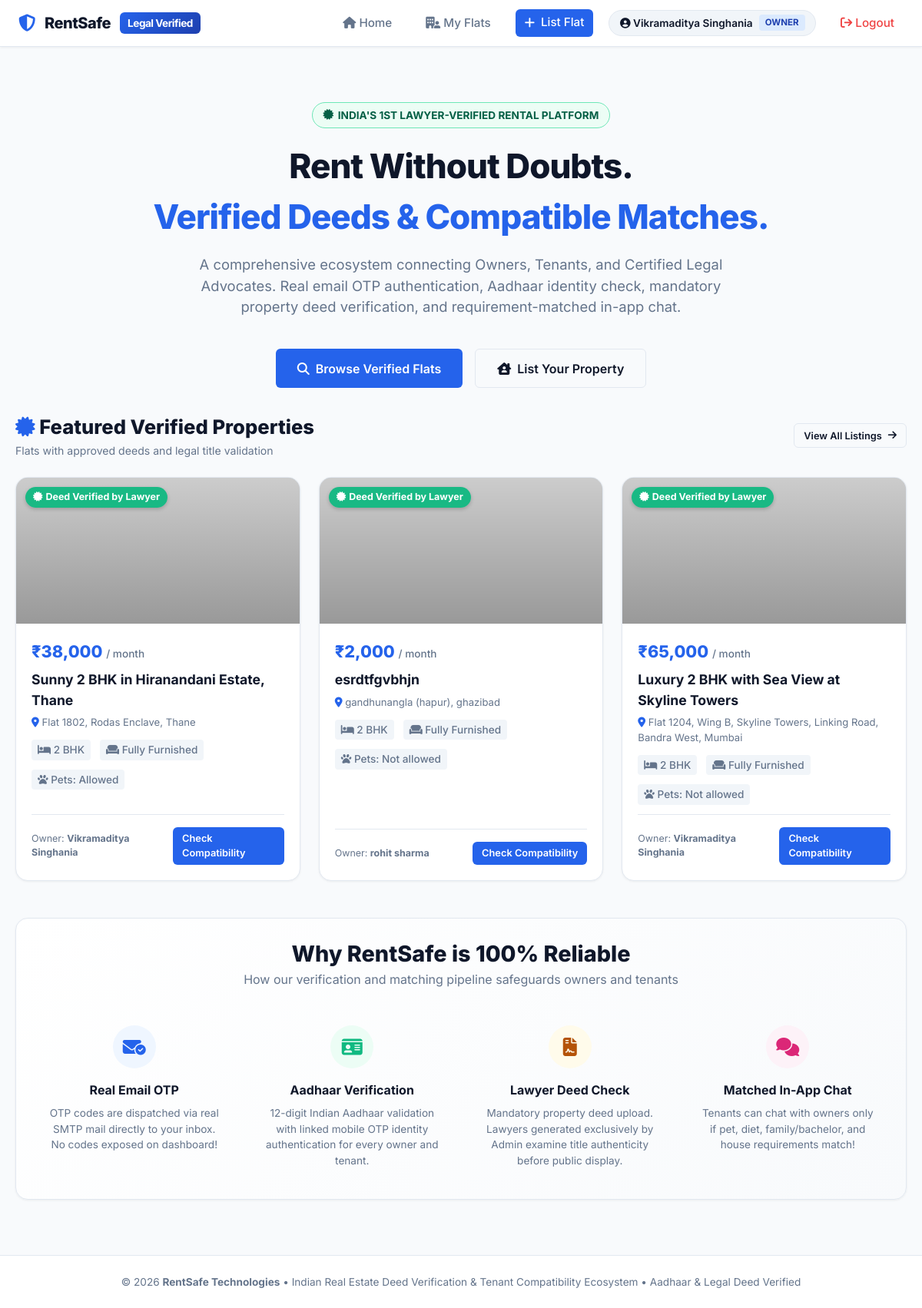
Screenshot of / (signed in) with the database file from the repository.
### tables this page shows
CREATE TABLE users (
        id INTEGER PRIMARY KEY AUTOINCREMENT,
        name TEXT NOT NULL,
        email TEXT UNIQUE NOT NULL,
        password_hash TEXT NOT NULL,
        role TEXT NOT NULL CHECK(role IN ('admin', 'lawyer', 'owner', 'tenant')),
        phone TEXT,
        lawyer_id TEXT UNIQUE,
        bar_council_reg TEXT,
        specialization TEXT,
        aadhaar_number_masked TEXT,
        aadhaar_verified INTEGER DEFAULT 0,
        email_verified INTEGER DEFAULT 0,
        tenant_type TEXT DEFAULT 'bachelor',
        has_pets INTEGER DEFAULT 0,
        pet_details TEXT DEFAULT '',
        diet_pref TEXT DEFAULT 'no_preference',
        smoking_drinking INTEGER DEFAULT 0,
        occupation TEXT DEFAULT '',
        status TEXT DEFAULT 'active',
        created_at TIMESTAMP DEFAULT CURRENT_TIMESTAMP
    );

CREATE TABLE properties (
        id INTEGER PRIMARY KEY AUTOINCREMENT,
        owner_id INTEGER NOT NULL,
        title TEXT NOT NULL,
        description TEXT,
        flat_type TEXT NOT NULL,
        furnishing TEXT NOT NULL,
        rent_monthly REAL NOT NULL,
        deposit REAL NOT NULL,
        address TEXT NOT NULL,
        city TEXT NOT NULL,
        pincode TEXT,
        image_path TEXT,
        req_pets TEXT NOT NULL DEFAULT 'not_allowed',
        req_tenant_type TEXT NOT NULL DEFAULT 'open_to_all',
        req_food TEXT NOT NULL DEFAULT 'no_restriction',
        req_smoking_drinking TEXT NOT NULL DEFAULT 'prohibited',
        req_notes TEXT,
        deed_filename TEXT NOT NULL,
        deed_original_name TEXT,
        deed_status TEXT DEFAULT 'PENDING_LAWYER_REVIEW' CHECK(deed_status IN ('PENDING_LAWYER_REVIEW', 'APPROVED', 'REJECTED')),
        reviewed_by_lawyer_id INTEGER,
        lawyer_notes TEXT,
        reviewed_at TIMESTAMP,
        is_active INTEGER DEFAULT 1,
        created_at TIMESTAMP DEFAULT CURRENT_TIMESTAMP,
        FOREIGN KEY (owner_id) REFERENCES users(id) ON DELETE CASCADE,
        FOREIGN KEY (reviewed_by_lawyer_id) REFERENCES users(id) ON DELETE SET NULL
    );

### app.py (the view)
@app.route('/')
def index():
    conn = get_db_connection()
    stats = {
        'verified_flats': conn.execute("SELECT COUNT(*) FROM properties WHERE deed_status = 'APPROVED'").fetchone()[0],
        'total_lawyers': conn.execute("SELECT COUNT(*) FROM users WHERE role = 'lawyer'").fetchone()[0],
        'total_owners': conn.execute("SELECT COUNT(*) FROM users WHERE role = 'owner'").fetchone()[0],
        'total_tenants': conn.execute("SELECT COUNT(*) FROM users WHERE role = 'tenant'").fetchone()[0]
    }
    recent_flats = conn.execute("""
        SELECT p.*, u.name as owner_name
        FROM properties p
        JOIN users u ON p.owner_id = u.id
        WHERE p.deed_status = 'APPROVED'
        ORDER BY p.id DESC LIMIT 4
    """).fetchall()
    conn.close()
    return render_template('index.html', stats=stats, recent_flats=recent_flats)

### app.py (called while the page is built)
@app.context_processor
def inject_user_context():
    user = None
    if 'user_id' in session:
        conn = get_db_connection()
        user = conn.execute("SELECT * FROM users WHERE id = ?", (session['user_id'],)).fetchone()
        conn.close()
    return dict(current_user=user)

### database.py (called while the page is built)
def get_db_connection():
    conn = sqlite3.connect(Config.DATABASE_PATH)
    conn.row_factory = sqlite3.Row
    conn.execute("PRAGMA foreign_keys = ON")
    return conn

### templates/index.html (shortened to what this page needs)
{% extends 'base.html' %}
{% block content %}
<div style="text-align: center; padding: 3rem 1rem 2rem;">
    <span class="badge-status badge-approved" style="margin-bottom: 1rem; font-size: 0.85rem; padding: 6px 14px;">
        <i class="fa-solid fa-certificate"></i> India's 1st Lawyer-Verified Rental Platform
    </span>
    <h1 style="font-size: 2.75rem; font-weight: 800; color: var(--secondary); letter-spacing: -1px; margin-bottom: 1rem;">
        Rent Without Doubts. <br><span style="color: var(--primary);">Verified Deeds & Compatible Matches.</span>
    </h1>
    <p style="font-size: 1.15rem; color: var(--text-muted); max-width: 720px; margin: 0 auto 2.5rem;">
        A comprehensive ecosystem connecting Owners, Tenants, and Certified Legal Advocates. Real email OTP authentication, Aadhaar identity check, mandatory property deed verification, and requirement-matched in-app chat.
    </p>
    <div style="display: flex; justify-content: center; gap: 1rem; flex-wrap: wrap;">
        <a href="{{ url_for('login', role='tenant') }}" class="btn btn-primary" style="padding: 0.8rem 1.75rem; font-size: 1rem;">
            <i class="fa-solid fa-magnifying-glass"></i> Browse Verified Flats
        </a>
        <a href="{{ url_for('register_owner_page') }}" class="btn btn-outline" style="padding: 0.8rem 1.75rem; font-size: 1rem;">
            <i class="fa-solid fa-house-chimney-user"></i> List Your Property
        </a>
    </div>
</div>
<div style="margin-bottom: 3rem;">
    <div style="display: flex; align-items: center; justify-content: space-between; margin-bottom: 1.5rem;">
        <div>
            <h2 style="font-size: 1.6rem; font-weight: 800; color: var(--secondary);">
                <i class="fa-solid fa-certificate" style="color: var(--primary);"></i> Featured Verified Properties
            </h2>
            <p style="font-size: 0.88rem; color: var(--text-muted);">Flats with approved deeds and legal title validation</p>
        </div>
        <a href="{{ url_for('login', role='tenant') }}" class="btn btn-sm btn-outline">View All Listings <i class="fa-solid fa-arrow-right"></i></a>
    </div>
    <div class="properties-grid">
        {% for flat in recent_flats %}
            <div class="property-card">
                <div class="property-image" style="background: linear-gradient(rgba(0,0,0,0.2), rgba(0,0,0,0.4)), url('https://images.unsplash.com/photo-1545324418-cc1a3fa10c00?auto=format&fit=crop&w=600&q=80') center/cover;">
                    <span class="deed-verified-badge">
                        <i class="fa-solid fa-certificate"></i> Deed Verified by Lawyer
                    </span>
                </div>
                <div class="property-body">
                    <div class="property-rent">₹{{ "{:,.0f}".format(flat.rent_monthly) }} <span style="font-size: 0.85rem; font-weight: 500; color: var(--text-muted);">/ month</span></div>
                    <h3 class="property-title">{{ flat.title }}</h3>
                    <p style="font-size: 0.82rem; color: var(--text-muted); margin-bottom: 0.75rem;">
                        <i class="fa-solid fa-location-dot" style="color: var(--primary);"></i> {{ flat.address }}, {{ flat.city }}
                    </p>
                    <div class="property-specs">
                        <span class="spec-chip"><i class="fa-solid fa-bed"></i> {{ flat.flat_type }}</span>
                        <span class="spec-chip"><i class="fa-solid fa-couch"></i> {{ flat.furnishing }}</span>
                        <span class="spec-chip"><i class="fa-solid fa-paw"></i> Pets: {{ flat.req_pets | replace('_', ' ') | capitalize }}</span>
                    </div>
                    <div style="margin-top: auto; padding-top: 1rem; border-top: 1px solid var(--border-color); display: flex; align-items: center; justify-content: space-between;">
                        <span style="font-size: 0.78rem; color: var(--text-muted);">Owner: <strong>{{ flat.owner_name }}</strong></span>
                        <a href="{{ url_for('login', role='tenant') }}" class="btn btn-sm btn-primary">Check Compatibility</a>
                    </div>
                </div>
            </div>
        {% else %}
            <div class="card" style="grid-column: 1 / -1; text-align: center; padding: 3rem;">
                <i class="fa-regular fa-folder-open" style="font-size: 2.5rem; color: var(--text-muted); margin-bottom: 1rem;"></i>
                <p>No verified properties listed yet. Owners can list and submit deeds for verification!</p>
            </div>
        {% endfor %}
    </div>
</div>
<div class="card" style="margin-bottom: 3rem; background: linear-gradient(135deg, #ffffff, #f8fafc);">
    <div style="text-align: center; margin-bottom: 2rem;">
        <h2 style="font-size: 1.8rem; font-weight: 800; color: var(--secondary);">Why RentSafe is 100% Reliable</h2>
        <p style="color: var(--text-muted);">How our verification and matching pipeline safeguards owners and tenants</p>
    </div>
    <div style="display: grid; grid-template-columns: repeat(auto-fit, minmax(240px, 1fr)); gap: 1.5rem;">
        <div style="text-align: center; padding: 1rem;">
            <div style="width: 56px; height: 56px; border-radius: 50%; background: #eff6ff; color: var(--primary); display: flex; align-items: center; justify-content: center; font-size: 1.5rem; margin: 0 auto 1rem;">
                <i class="fa-solid fa-envelope-circle-check"></i>
            </div>
            <h4 style="font-weight: 700; margin-bottom: 0.5rem;">Real Email OTP</h4>
            <p style="font-size: 0.85rem; color: var(--text-muted);">
                OTP codes are dispatched via real SMTP mail directly to your inbox. No codes exposed on dashboard!
            </p>
        </div>
        <div style="text-align: center; padding: 1rem;">
            <div style="width: 56px; height: 56px; border-radius: 50%; background: #ecfdf5; color: var(--success); display: flex; align-items: center; justify-content: center; font-size: 1.5rem; margin: 0 auto 1rem;">
                <i class="fa-solid fa-id-card"></i>
            </div>
            <h4 style="font-weight: 700; margin-bottom: 0.5rem;">Aadhaar Verification</h4>
            <p style="font-size: 0.85rem; color: var(--text-muted);">
                12-digit Indian Aadhaar validation with linked mobile OTP identity authentication for every owner and tenant.
            </p>
        </div>
        <div style="text-align: center; padding: 1rem;">
            <div style="width: 56px; height: 56px; border-radius: 50%; background: #fffbeb; color: #b45309; display: flex; align-items: center; justify-content: center; font-size: 1.5rem; margin: 0 auto 1rem;">
                <i class="fa-solid fa-file-contract"></i>
            </div>
            <h4 style="font-weight: 700; margin-bottom: 0.5rem;">Lawyer Deed Check</h4>
            <p style="font-size: 0.85rem; color: var(--text-muted);">
                Mandatory property deed upload. Lawyers generated exclusively by Admin examine title authenticity before public display.
            </p>
        </div>
        <div style="text-align: center; padding: 1rem;">
            <div style="width: 56px; height: 56px; border-radius: 50%; background: #fdf2f8; color: #db2777; display: flex; align-items: center; justify-content: center; font-size: 1.5rem; margin: 0 auto 1rem;">
                <i class="fa-solid fa-comments"></i>
            </div>
            <h4 style="font-weight: 700; margin-bottom: 0.5rem;">Matched In-App Chat</h4>
            <p style="font-size: 0.85rem; color: var(--text-muted);">
                Tenants can chat with owners only if pet, diet, family/bachelor, and house requirements match!
            </p>
        </div>
    </div>
</div>
{% endblock %}

### templates/base.html (shortened to what this page needs)
<!DOCTYPE html>
<html lang="en">
<head>
    <link rel="stylesheet" href="https://cdnjs.cloudflare.com/ajax/libs/font-awesome/6.4.0/css/all.min.css">
    <link rel="stylesheet" href="{{ url_for('static', filename='css/style.css') }}">
</head>
<body>
    <header class="navbar">
        <div class="nav-container">
            <a href="{{ url_for('index') }}" class="logo-link">
                <i class="fa-solid fa-shield-halved" style="color: var(--primary); font-size: 1.4rem;"></i>
                <span>RentSafe</span>
                <span class="logo-badge">Legal Verified</span>
            </a>
            <nav>
                <ul class="nav-links">
                    <li class="nav-item"><a href="{{ url_for('index') }}"><i class="fa-solid fa-house"></i> Home</a></li>
                    {% if current_user %}
                        {% if current_user.role == 'owner' %}
                            <li class="nav-item"><a href="{{ url_for('owner_dashboard') }}"><i class="fa-solid fa-building-user"></i> My Flats</a></li>
                            <li class="nav-item"><a href="{{ url_for('owner_add_flat') }}" class="btn btn-sm btn-primary" style="color:white;"><i class="fa-solid fa-plus"></i> List Flat</a></li>
                        {% elif current_user.role == 'tenant' %}
                            <li class="nav-item"><a href="{{ url_for('tenant_dashboard') }}"><i class="fa-solid fa-magnifying-glass"></i> Browse Flats</a></li>
                            <li class="nav-item"><a href="{{ url_for('tenant_profile') }}"><i class="fa-solid fa-sliders"></i> My Criteria</a></li>
                        {% elif current_user.role == 'lawyer' %}
                            <li class="nav-item"><a href="{{ url_for('lawyer_dashboard') }}"><i class="fa-solid fa-scale-balanced"></i> Deeds Review Queue</a></li>
                        {% endif %}
                        <li class="nav-item">
                            <div class="user-badge-pill">
                                <span><i class="fa-solid fa-circle-user"></i> {{ current_user.name }}</span>
                                <span class="role-tag {{ current_user.role }}">{{ current_user.role }}</span>
                            </div>
                        </li>
                        <li class="nav-item">
                            <a href="{{ url_for('logout') }}" title="Logout" style="color: var(--danger);"><i class="fa-solid fa-arrow-right-from-bracket"></i> Logout</a>
                        </li>
                    {% endif %}
                </ul>
            </nav>
        </div>
    </header>
    <main class="main-wrapper">
        {% block content %}{% endblock %}
    </main>
    <footer class="footer">
        <p>&copy; 2026 <strong>RentSafe Technologies</strong> &bull; Indian Real Estate Deed Verification & Tenant Compatibility Ecosystem &bull; Aadhaar & Legal Deed Verified</p>
    </footer>
</body>
</html>

### rows the page displays
users: name "Vikramaditya Singhania", role "OWNER"
properties: rent_monthly "38,000", title "Sunny 2 BHK in Hiranandani Estate, Thane", address "Flat 1802, Rodas Enclave", city "Thane", flat_type "2 BHK", furnishing "Fully Furnished", req_pets "Allowed", owner_name "Vikramaditya Singhania"
properties: rent_monthly "2,000", title "esrdtfgvbhjn", address "gandhunangla (hapur)", city "ghazibad", flat_type "2 BHK", furnishing "Fully Furnished", req_pets "Not allowed", owner_name "rohit sharma"
properties: rent_monthly "65,000", title "Luxury 2 BHK with Sea View at Skyline Towers", address "Flat 1204, Wing B, Skyline Towers, Linking Road, Bandra West", city "Mumbai", flat_type "2 BHK", furnishing "Fully Furnished", req_pets "Not allowed", owner_name "Vikramaditya Singhania"
